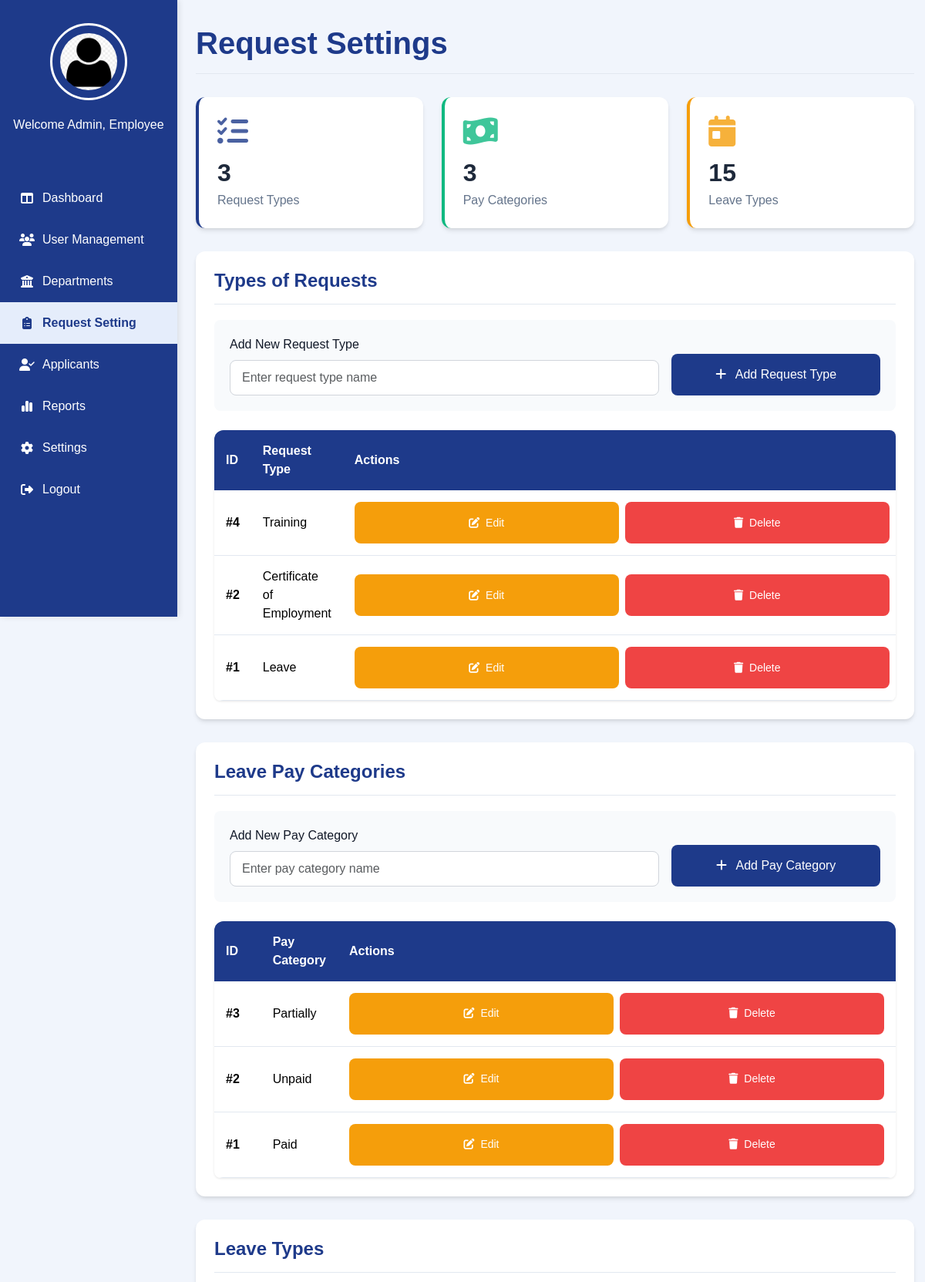
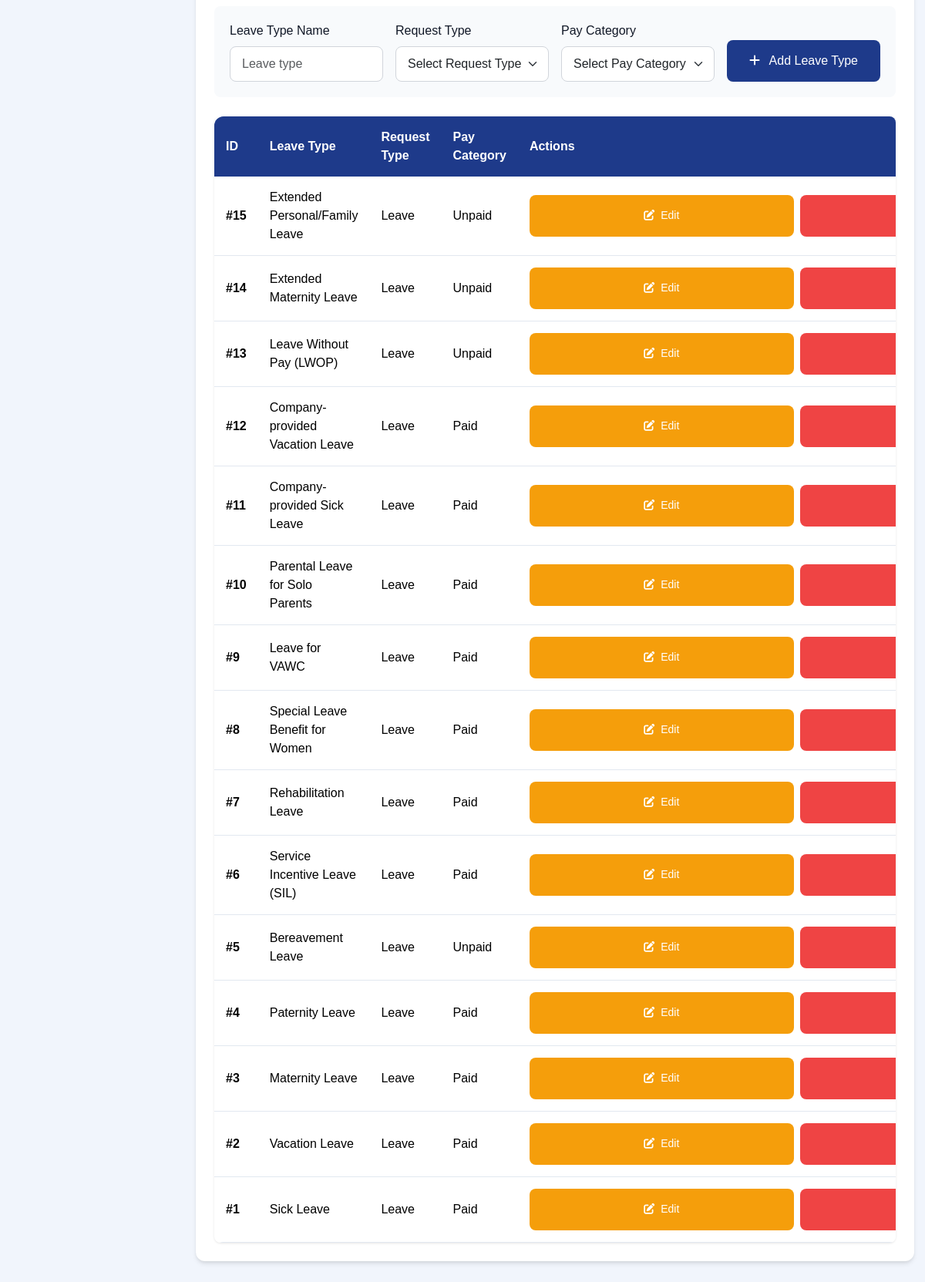
Page /Admin_RequestSetting.php on the committed database (2 pictures, top to bottom).
### tables this page shows
CREATE TABLE `types_of_requests` (
  `id` int(11) NOT NULL,
  `request_type_name` varchar(100) NOT NULL
);

CREATE TABLE `leave_pay_categories` (
  `id` int(11) NOT NULL,
  `category_name` varchar(50) NOT NULL
);

CREATE TABLE `leave_types` (
  `id` int(11) NOT NULL,
  `request_type_id` int(11) NOT NULL,
  `leave_type_name` varchar(100) NOT NULL,
  `pay_category_id` int(11) DEFAULT 1
);

### Admin_RequestSetting.php (the view, shortened to what this page needs)
<?php
require 'admin/db.connect.php';
$adminname = $_SESSION['fullname'] ?? "Human Resource (HR) Admin";
$employeeID = $_SESSION['applicant_employee_id'] ?? null;
if ($employeeID) {
    $stmt = $conn->prepare("SELECT profile_pic FROM employee WHERE empID = ?");
    $stmt->bind_param("s", $employeeID);
    $stmt->execute();
    $result = $stmt->get_result();
    if ($result->num_rows > 0) {
        $row = $result->fetch_assoc();
        $profile_picture = !empty($row['profile_pic'])
            ? "uploads/employees/" . $row['profile_pic']
            : "uploads/employees/default.png";
    } else {
        $profile_picture = "uploads/employees/default.png";
    }
} else {
    $adminname = $_SESSION['fullname'] ?? "Employee";
    $profile_picture = "uploads/employees/default.png";
}
$typesReq = $conn->query("SELECT * FROM types_of_requests ORDER BY id DESC");
$payCats  = $conn->query("SELECT * FROM leave_pay_categories ORDER BY id DESC");
$leaveTypes = $conn->query("
    SELECT lt.id, lt.leave_type_name, tr.request_type_name, pc.category_name, lt.request_type_id, lt.pay_category_id
    FROM leave_types lt
    JOIN types_of_requests tr ON lt.request_type_id = tr.id
    LEFT JOIN leave_pay_categories pc ON lt.pay_category_id = pc.id
    ORDER BY lt.id DESC
");
$requestCount = $conn->query("SELECT COUNT(*) as count FROM types_of_requests")->fetch_assoc()['count'];
$categoryCount = $conn->query("SELECT COUNT(*) as count FROM leave_pay_categories")->fetch_assoc()['count'];
$leaveTypeCount = $conn->query("SELECT COUNT(*) as count FROM leave_types")->fetch_assoc()['count'];
?>
<!DOCTYPE html>
<html lang="en">
<head>
    <link rel="stylesheet" href="admin-sidebar.css">
    <link href="https://cdn.jsdelivr.net/npm/bootstrap@5.3.3/dist/css/bootstrap.min.css" rel="stylesheet">
    <link rel="stylesheet" href="https://cdnjs.cloudflare.com/ajax/libs/font-awesome/6.5.0/css/all.min.css">
</head>
<body>
    <div class="sidebar">
        <div class="sidebar-logo">
             <a href="Admin_Profile.php" class="sidebar_logo">
             <img src="<?php echo htmlspecialchars($profile_picture); ?>" alt="Profile" class="sidebar-profile-img">
             </a>
        </div>
        <div class="sidebar-name">
            <p><?php echo "Welcome Admin, $adminname"; ?></p>
        </div>
        <ul class="nav flex-column">
            <li><a href="Admin_Dashboard.php"><i class="fa-solid fa-table-columns"></i> Dashboard</a></li>
            <li><a href="Admin_UserManagement.php"><i class="fa-solid fa-users"></i> User Management</a></li>
            <li><a href="Admin_Departments.php"><i class="fa-solid fa-building-columns"></i> Departments</a></li>
            <li class="active"><a href="Admin_RequestSetting.php"><i class="fa-solid fa-clipboard-list"></i> Request Setting</a></li>
            <li><a href="Admin-Applicants.php"><i class="fa-solid fa-user-check"></i> Applicants</a></li>
            <li><a href="Admin_Reports.php"><i class="fa-solid fa-chart-simple"></i> Reports</a></li>
            <li><a href="Admin-Settings.php"><i class="fa-solid fa-gear"></i> Settings</a></li>
            <li><a href="Login.php"><i class="fa-solid fa-right-from-bracket"></i> Logout</a></li>
        </ul>
    </div>
    <main class="main-content">
        <div class="main-content-header">
            <h1>Request Settings</h1>
        </div>
        <div class="stats-container">
            <div class="stat-card request-types">
                <i class="fa-solid fa-list-check"></i>
                <h3><?php echo $requestCount; ?></h3>
                <p>Request Types</p>
            </div>
            <div class="stat-card pay-categories">
                <i class="fa-solid fa-money-bill-wave"></i>
                <h3><?php echo $categoryCount; ?></h3>
                <p>Pay Categories</p>
            </div>
            <div class="stat-card leave-types">
                <i class="fa-solid fa-calendar-day"></i>
                <h3><?php echo $leaveTypeCount; ?></h3>
                <p>Leave Types</p>
            </div>
        </div>
        <div class="container-fluid px-0">
            <div class="settings-section">
                <div class="section-header">
                    <h2 class="section-title">Types of Requests</h2>
                </div>
                <div class="add-form">
                    <form method="POST" class="row g-3 align-items-end">
                        <div class="col-md-8">
                            <label for="new_request_type" class="form-label">Add New Request Type</label>
                            <input type="text" name="new_request_type" id="new_request_type" required class="form-control" placeholder="Enter request type name">
                        </div>
                        <div class="col-md-4">
                            <button class="btn btn-primary w-100" name="add_request_type">
                                <i class="fa-solid fa-plus me-2"></i> Add Request Type
                            </button>
                        </div>
                    </form>
                </div>
                <div class="table-container">
                    <table class="table table-hover">
                        <thead>
                            <tr>
                                <th width="10%">ID</th>
                                <th>Request Type</th>
                                <th width="20%">Actions</th>
                            </tr>
                        </thead>
                        <tbody>
                            <?php
                            $typesReq->data_seek(0);
                            while($row = $typesReq->fetch_assoc()):
                            ?>
                                <tr class="fade-in">
                                    <td><strong>#<?= $row['id'] ?></strong></td>
                                    <td><?= $row['request_type_name'] ?></td>
                                    <td>
                                        <div class="action-buttons">
                                            <button type="button" class="btn btn-warning btn-sm"
                                                    onclick="openEditRequestTypeModal(<?= $row['id'] ?>, '<?= $row['request_type_name'] ?>')">
                                                <i class="fa-solid fa-pen-to-square me-1"></i> Edit
                                            </button>
                                            <button type="button" class="btn btn-danger btn-sm"
                                                    onclick="openDeleteModal('request_type', <?= $row['id'] ?>, '<?= $row['request_type_name'] ?>')">
                                                <i class="fa-solid fa-trash me-1"></i> Delete
                                            </button>
                                        </div>
                                    </td>
                                </tr>
                            <?php endwhile; ?>
                        </tbody>
                    </table>
                </div>
            </div>
            <div class="settings-section">
                <div class="section-header">
                    <h2 class="section-title">Leave Pay Categories</h2>
                </div>
                <div class="add-form">
                    <form method="POST" class="row g-3 align-items-end">
                        <div class="col-md-8">
                            <label for="new_pay_category" class="form-label">Add New Pay Category</label>
                            <input type="text" name="new_pay_category" id="new_pay_category" required class="form-control" placeholder="Enter pay category name">
                        </div>
                        <div class="col-md-4">
                            <button class="btn btn-primary w-100" name="add_pay_category">
                                <i class="fa-solid fa-plus me-2"></i> Add Pay Category
                            </button>
                        </div>
                    </form>
                </div>
                <div class="table-container">
                    <table class="table table-hover">
                        <thead>
                            <tr>
                                <th width="10%">ID</th>
                                <th>Pay Category</th>
                                <th width="20%">Actions</th>
                            </tr>
                        </thead>
                        <tbody>
                            <?php
                            $payCats->data_seek(0);
                            while($row = $payCats->fetch_assoc()):
                            ?>
                                <tr class="fade-in">
                                    <td><strong>#<?= $row['id'] ?></strong></td>
                                    <td><?= $row['category_name'] ?></td>
                                    <td>
                                        <div class="action-buttons">
                                            <button type="button" class="btn btn-warning btn-sm"
                                                    onclick="openEditPayCategoryModal(<?= $row['id'] ?>, '<?= $row['category_name'] ?>')">
                                                <i class="fa-solid fa-pen-to-square me-1"></i> Edit
                                            </button>
                                            <button type="button" class="btn btn-danger btn-sm"
                                                    onclick="openDeleteModal('pay_category', <?= $row['id'] ?>, '<?= $row['category_name'] ?>')">
                                                <i class="fa-solid fa-trash me-1"></i> Delete
                                            </button>
                                        </div>
                                    </td>
                                </tr>
                            <?php endwhile; ?>
                        </tbody>
                    </table>
                </div>
            </div>
            <div class="settings-section">
                <div class="section-header">
                    <h2 class="section-title">Leave Types</h2>
                </div>
                <div class="add-form">
                    <form method="POST" class="row g-3 align-items-end">
                        <div class="col-md-3">
                            <label for="leave_name" class="form-label">Leave Type Name</label>
                            <input type="text" name="leave_name" id="leave_name" class="form-control" placeholder="Leave type" required>
                        </div>
                        <div class="col-md-3">
                            <label for="req_type" class="form-label">Request Type</label>
                            <select name="req_type" id="req_type" class="form-select" required>
                                <option value="">Select Request Type</option>
                            </select>
                        </div>
                        <div class="col-md-3">
                            <label for="pay_cat" class="form-label">Pay Category</label>
                            <select name="pay_cat" id="pay_cat" class="form-select" required>
                                <option value="">Select Pay Category</option>
                            </select>
                        </div>
                        <div class="col-md-3">
                            <button class="btn btn-primary w-100" name="add_leave_type">
                                <i class="fa-solid fa-plus me-2"></i> Add Leave Type
                            </button>
                        </div>
                    </form>
                </div>
                <div class="table-container">
                    <table class="table table-hover">
                        <thead>
                            <tr>
                                <th width="8%">ID</th>
                                <th>Leave Type</th>
                                <th>Request Type</th>
                                <th>Pay Category</th>
                                <th width="18%">Actions</th>
                            </tr>
                        </thead>
                        <tbody>
                            <?php
                            $leaveTypes->data_seek(0);
                            while($row = $leaveTypes->fetch_assoc()):
                            ?>
                                <tr class="fade-in">
                                    <td><strong>#<?= $row['id'] ?></strong></td>
                                    <td><?= $row['leave_type_name'] ?></td>
                                    <td><?= $row['request_type_name'] ?></td>
                                    <td><?= $row['category_name'] ?></td>
                                    <td>
                                        <div class="action-buttons">
                                            <button type="button" class="btn btn-warning btn-sm"
                                                    onclick="openEditLeaveTypeModal(<?= $row['id'] ?>, '<?= $row['leave_type_name'] ?>', <?= $row['request_type_id'] ?>, <?= $row['pay_category_id'] ?>)">
                                                <i class="fa-solid fa-pen-to-square me-1"></i> Edit
                                            </button>
                                            <button type="button" class="btn btn-danger btn-sm"
                                                    onclick="openDeleteModal('leave_type', <?= $row['id'] ?>, '<?= $row['leave_type_name'] ?>')">
                                            </button>
                                        </div>
                                    </td>
                                </tr>
                            <?php endwhile; ?>
                        </tbody>
                    </table>
                </div>
            </div>
        </div>
    </main>
</body>
</html>

### rows in the picture
types_of_requests: id "4", request_type_name "Training"
types_of_requests: id "2", request_type_name "Certificate of Employment"
types_of_requests: id "1", request_type_name "Leave"
leave_pay_categories: id "3", category_name "Partially"
leave_pay_categories: id "2", category_name "Unpaid"
leave_pay_categories: id "1", category_name "Paid"
leave_types: id "15", leave_type_name "Extended Personal/Family Leave", request_type.request_type_name "Leave", pay_category.category_name "Unpaid"
leave_types: id "14", leave_type_name "Extended Maternity Leave", request_type.request_type_name "Leave", pay_category.category_name "Unpaid"
leave_types: id "13", leave_type_name "Leave Without Pay (LWOP)", request_type.request_type_name "Leave", pay_category.category_name "Unpaid"
leave_types: id "12", leave_type_name "Company-provided Vacation Leave", request_type.request_type_name "Leave", pay_category.category_name "Paid"
leave_types: id "11", leave_type_name "Company-provided Sick Leave", request_type.request_type_name "Leave", pay_category.category_name "Paid"
leave_types: id "10", leave_type_name "Parental Leave for Solo Parents", request_type.request_type_name "Leave", pay_category.category_name "Paid"
leave_types: id "9", leave_type_name "Leave for VAWC", request_type.request_type_name "Leave", pay_category.category_name "Paid"
leave_types: id "8", leave_type_name "Special Leave Benefit for Women", request_type.request_type_name "Leave", pay_category.category_name "Paid"
leave_types: id "7", leave_type_name "Rehabilitation Leave", request_type.request_type_name "Leave", pay_category.category_name "Paid"
leave_types: id "6", leave_type_name "Service Incentive Leave (SIL)", request_type.request_type_name "Leave", pay_category.category_name "Paid"
leave_types: id "5", leave_type_name "Bereavement Leave", request_type.request_type_name "Leave", pay_category.category_name "Unpaid"
leave_types: id "4", leave_type_name "Paternity Leave", request_type.request_type_name "Leave", pay_category.category_name "Paid"
leave_types: id "3", leave_type_name "Maternity Leave", request_type.request_type_name "Leave", pay_category.category_name "Paid"
leave_types: id "2", leave_type_name "Vacation Leave", request_type.request_type_name "Leave", pay_category.category_name "Paid"
leave_types: id "1", leave_type_name "Sick Leave", request_type.request_type_name "Leave", pay_category.category_name "Paid"

### other values in the picture
$adminname "Employee"
$requestCount "3"
$categoryCount "3"
$leaveTypeCount "15"
